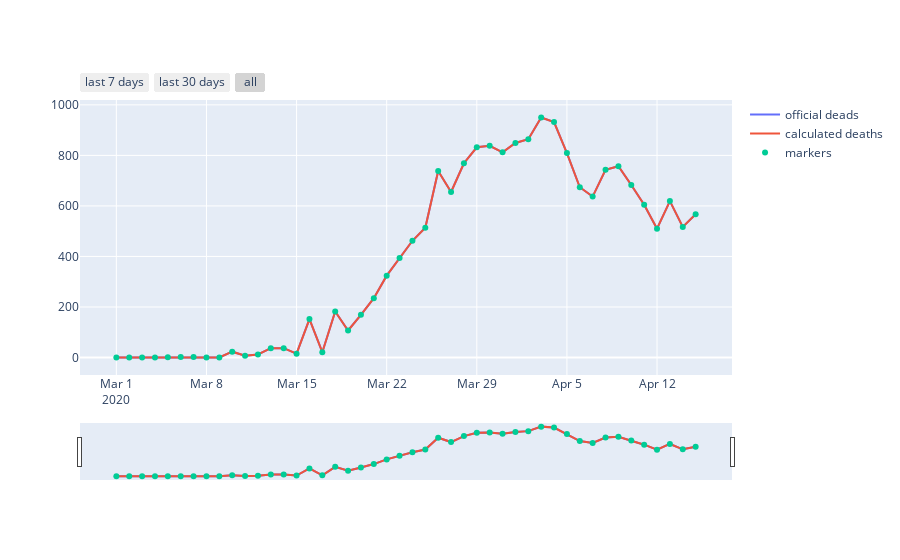

Here is the notebook cell this chart was saved with:
### Code cell
# Create traces
fig = go.Figure()
fig.add_trace(go.Scatter(x=official_data["date"], y=official_data["official_deaths"],
                    mode='lines',
                    name='official deads'))
fig.add_trace(go.Scatter(x=official_data["date"], y=official_data["official_deaths"],
                    mode='lines',
                    name='calculated deaths'))
fig.add_trace(go.Scatter(x=official_data["date"], y=official_data["official_deaths"],
                    mode='markers', name='markers'))

fig.update_xaxes(
    rangeslider_visible=True,
    rangeselector=dict(
        buttons=list([
            dict(count=7, label="last 7 days", step="day", stepmode="backward"),
            dict(count=1, label="last 30 days", step="month", stepmode="backward"),
            dict(step="all")
        ])
    )
)

fig.show()
